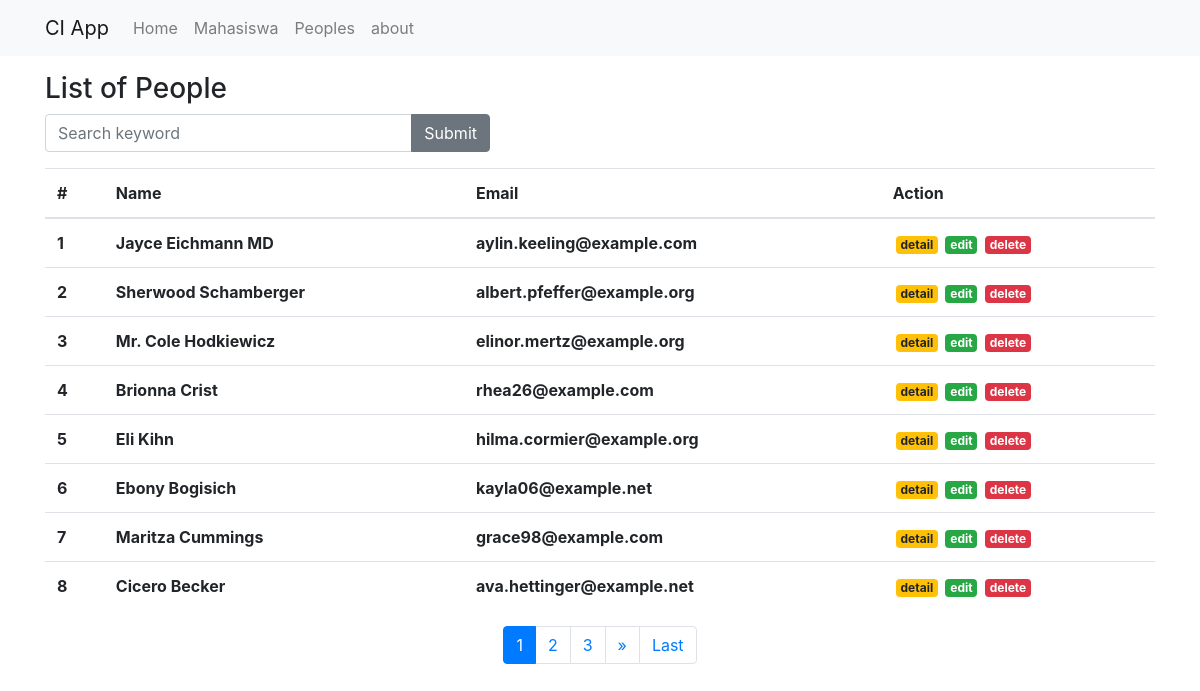
/index.php/peoples, run on the app's committed database.
### tables this page shows
CREATE TABLE `peoples` (
  `id` int(9) UNSIGNED NOT NULL,
  `name` varchar(100) NOT NULL,
  `address` varchar(255) NOT NULL,
  `email` varchar(100) NOT NULL
);

### application/controllers/Peoples.php (called while the page is built, shortened)
<?php
class Peoples extends CI_Controller
{
    public function index()
    {
        $data['judul'] = 'List Of Peoples';
        $this->load->model('Peoples_model');
        $this->load->library('pagination');
        if ($this->input->post('submit')) {
            $data['keyword'] = $this->input->post('keyword');
            $this->session->set_userdata('keyword', $data['keyword']);
        } else {
            $data['keyword'] = $this->session->userdata('keyword');
        }
        $config['per_page'] = 8;
        $data['start'] = $this->uri->segment(3);
        $data['peoples'] = $this->Peoples_model->getPeoples($config['per_page'], $data['start'], $data['keyword']);
        $this->load->view('templates/header', $data);
        $this->load->view('peoples/index', $data);
        $this->load->view('templates/footer');
    }
}

### index.php (called while the page is built, shortened)
<?php
require_once BASEPATH.'core/CodeIgniter.php';

### application/config/config.php (called while the page is built, shortened)
<?php
$config['base_url'] = 'http://localhost/ci-app-wrpn/';
$config['index_page'] = '';
$config['uri_protocol']    = 'REQUEST_URI';
$config['url_suffix'] = '';
$config['language']    = 'english';
$config['charset'] = 'UTF-8';
$config['enable_hooks'] = FALSE;
$config['subclass_prefix'] = 'MY_';
$config['composer_autoload'] = FALSE;
$config['permitted_uri_chars'] = 'a-z 0-9~%.:_\-';
$config['enable_query_strings'] = FALSE;
$config['controller_trigger'] = 'c';
$config['function_trigger'] = 'm';
$config['directory_trigger'] = 'd';
$config['allow_get_array'] = TRUE;
$config['log_threshold'] = 0;
$config['log_path'] = '';
$config['log_file_extension'] = '';
$config['log_file_permissions'] = 0644;
$config['log_date_format'] = 'Y-m-d H:i:s';
$config['error_views_path'] = '';
$config['cache_path'] = '';
$config['cache_query_string'] = FALSE;
$config['encryption_key'] = '';
$config['sess_driver'] = 'files';
$config['sess_cookie_name'] = 'ci_session';
$config['sess_expiration'] = 7200;
$config['sess_save_path'] = NULL;
$config['sess_match_ip'] = FALSE;
$config['sess_time_to_update'] = 300;
$config['sess_regenerate_destroy'] = FALSE;
$config['cookie_prefix']    = '';
$config['cookie_domain']    = '';
$config['cookie_path']        = '/';
$config['cookie_secure']    = FALSE;
$config['cookie_httponly']     = FALSE;
$config['standardize_newlines'] = FALSE;
$config['global_xss_filtering'] = FALSE;
$config['csrf_protection'] = FALSE;
$config['csrf_token_name'] = 'csrf_test_name';
$config['csrf_cookie_name'] = 'csrf_cookie_name';
$config['csrf_expire'] = 7200;
$config['csrf_regenerate'] = TRUE;
$config['csrf_exclude_uris'] = array();
$config['compress_output'] = FALSE;
$config['time_reference'] = 'local';
$config['rewrite_short_tags'] = FALSE;
$config['proxy_ips'] = '';

### application/models/Peoples_model.php (called while the page is built, shortened)
<?php
class Peoples_model extends CI_Model
{
    public function getPeoples($limit, $start, $keyword = null)
    {
        return $this->db->get('peoples', $limit, $start)->result_array();
    }
}

### application/views/peoples/index.php (the view, shortened to what this page needs)
<div class="container">
    <h3 class="mt-3">List of People</h3>
    <div class="row">
        <div class="col-md-5">
            <form action="<?= base_url('peoples') ?>" method="post">
                <div class="input-group mb-3">
                    <input type="text" class="form-control" placeholder="Search keyword" name="keyword" autocomplete="off">
                    <div class="input-group-append">
                        <input class="btn btn-secondary" type="submit" name="submit"></input>
                    </div>
                </div>
            </form>
        </div>
    </div>
    <div class="row">
        <div class="col-md">
            <table class="table">
                <thead>
                    <tr>
                        <th>#</th>
                        <th>Name</th>
                        <th>Email</th>
                        <th>Action</th>
                    </tr>
                </thead>
                <tbody>
                    <?php
                    foreach ($peoples as $people) : ?>
                        <tr>
                            <th><?= ++$start;  ?></th>
                            <th><?= $people['name']; ?></th>
                            <th><?= $people['email']; ?></th>
                            <td>
                                <a href="" class="badge badge-warning">detail</a>
                                <a href="" class="badge badge-success">edit</a>
                                <a href="" class="badge badge-danger">delete</a>
                            </td>
                        </tr>
                    <?php endforeach; ?>
                </tbody>
            </table>
            <?= $this->pagination->create_links(); ?>
        </div>
    </div>
</div>

### application/config/pagination.php (shortened to what this page needs)
<?php
$config['base_url'] = 'http://localhost/ci-app/peoples/index';
$config['num_links'] = 2;
$config['full_tag_open'] = '<nav><ul class="pagination justify-content-center">';
$config['full_tag_close'] = '</ul></nav>';
$config['first_link'] = 'First';
$config['first_tag_open'] = '<li class="page-item">';
$config['first_tag_close'] = '</li>';
$config['last_link'] = 'Last';
$config['last_tag_open'] = '<li class="page-item">';
$config['last_tag_close'] = '</li>';
$config['next_link'] = '&raquo';
$config['next_tag_open'] = '<li class="page-item">';
$config['next_tag_close'] = '</li>';
$config['cur_tag_open'] = '<li class="page-item active"><a class="page-link">';
$config['cur_tag_close'] = '</a></li>';
$config['num_tag_open'] = '<li class="page-item">';
$config['num_tag_close'] = '</li>';

### application/views/templates/header.php (shortened to what this page needs)
<!doctype html>
<html lang="en">
<head>
    <link rel="stylesheet" href="https://stackpath.bootstrapcdn.com/bootstrap/4.1.3/css/bootstrap.min.css">
    <link rel="stylesheet" href="<?= base_url(); ?>assets/css/style.css">
</head>
<body>
    <nav class="navbar navbar-expand-lg navbar-light bg-light">
        <div class="container">
            <a class="navbar-brand" href="#">CI App</a>
            <div class="collapse navbar-collapse" id="navbarNavAltMarkup">
                <div class="navbar-nav">
                    <a class="nav-item nav-link" href="<?= base_url() ?>">Home <span class="sr-only">(current)</span></a>
                    <a class="nav-item nav-link" href="<?= base_url() ?>mahasiswa ">Mahasiswa</a>
                    <a class="nav-item nav-link" href="<?= base_url() ?>peoples ">Peoples</a>
                    <a class="nav-item nav-link" href="<?= base_url() ?>about">about</a>
                </div>
            </div>
        </div>
    </nav>

### application/views/templates/footer.php (shortened to what this page needs)
</body>
</html>

### assets/css/style.css (style rules this page uses)
.badge { margin-left: 3px; }

### data on the page
peoples: name "Jayce Eichmann MD", email "aylin.keeling@example.com"
peoples: name "Sherwood Schamberger", email "albert.pfeffer@example.org"
peoples: name "Mr. Cole Hodkiewicz", email "elinor.mertz@example.org"
peoples: name "Brionna Crist", email "rhea26@example.com"
peoples: name "Eli Kihn", email "hilma.cormier@example.org"
peoples: name "Ebony Bogisich", email "kayla06@example.net"
peoples: name "Maritza Cummings", email "grace98@example.com"
peoples: name "Cicero Becker", email "ava.hettinger@example.net"

### other printed values
$this->pagination->create_links() "1 2 3 » Last"
